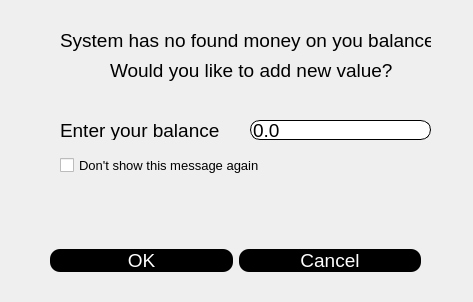
<?xml version="1.0" encoding="UTF-8"?>
<ui version="4.0">
 <class>askForUserBalance</class>
 <widget class="QDialog" name="askForUserBalance">
  <property name="geometry">
   <rect>
    <x>0</x>
    <y>0</y>
    <width>473</width>
    <height>302</height>
   </rect>
  </property>
  <property name="sizePolicy">
   <sizepolicy hsizetype="Minimum" vsizetype="Minimum">
    <horstretch>0</horstretch>
    <verstretch>0</verstretch>
   </sizepolicy>
  </property>
  <property name="minimumSize">
   <size>
    <width>473</width>
    <height>300</height>
   </size>
  </property>
  <property name="maximumSize">
   <size>
    <width>100000</width>
    <height>100000</height>
   </size>
  </property>
  <property name="windowTitle">
   <string>Dialog</string>
  </property>
  <widget class="QCheckBox" name="checkBox">
   <property name="geometry">
    <rect>
     <x>60</x>
     <y>150</y>
     <width>201</width>
     <height>31</height>
    </rect>
   </property>
   <property name="font">
    <font>
     <family>Segoe UI</family>
     <pointsize>10</pointsize>
    </font>
   </property>
   <property name="text">
    <string>Don't show this message again</string>
   </property>
  </widget>
  <widget class="QLabel" name="label">
   <property name="geometry">
    <rect>
     <x>60</x>
     <y>120</y>
     <width>171</width>
     <height>20</height>
    </rect>
   </property>
   <property name="font">
    <font>
     <family>Segoe UI</family>
     <pointsize>14</pointsize>
    </font>
   </property>
   <property name="text">
    <string>Enter your balance</string>
   </property>
  </widget>
  <widget class="QLabel" name="label_2">
   <property name="geometry">
    <rect>
     <x>60</x>
     <y>30</y>
     <width>371</width>
     <height>21</height>
    </rect>
   </property>
   <property name="font">
    <font>
     <family>Segoe UI</family>
     <pointsize>14</pointsize>
    </font>
   </property>
   <property name="text">
    <string>System has no found money on you balance.</string>
   </property>
  </widget>
  <widget class="QLabel" name="label_3">
   <property name="geometry">
    <rect>
     <x>110</x>
     <y>60</y>
     <width>291</width>
     <height>21</height>
    </rect>
   </property>
   <property name="font">
    <font>
     <family>Segoe UI</family>
     <pointsize>14</pointsize>
    </font>
   </property>
   <property name="text">
    <string>Would you like to add new value?</string>
   </property>
  </widget>
  <widget class="QWidget" name="horizontalLayoutWidget">
   <property name="geometry">
    <rect>
     <x>50</x>
     <y>230</y>
     <width>371</width>
     <height>61</height>
    </rect>
   </property>
   <layout class="QHBoxLayout" name="horizontalLayout">
    <item>
     <widget class="QPushButton" name="okButton">
      <property name="font">
       <font>
        <family>Segoe UI</family>
        <pointsize>14</pointsize>
       </font>
      </property>
      <property name="styleSheet">
       <string notr="true">#okButton {
background-color: black;
border-color: yellow;
color: white;
border-radius: 10px;
}

#okButton:hover{
background-color: white;
color: black;
}</string>
      </property>
      <property name="text">
       <string>OK</string>
      </property>
     </widget>
    </item>
    <item>
     <widget class="QPushButton" name="pushButton_2">
      <property name="font">
       <font>
        <family>Segoe UI</family>
        <pointsize>14</pointsize>
       </font>
      </property>
      <property name="styleSheet">
       <string notr="true">#pushButton_2{
background-color: black;
border-color: yellow;
color: white;
border-radius: 10px;
}

#pushButton_2:hover{
background-color: white;
color: black;
}</string>
      </property>
      <property name="text">
       <string>Cancel</string>
      </property>
     </widget>
    </item>
   </layout>
  </widget>
  <widget class="QLineEdit" name="balanceLineEdit">
   <property name="geometry">
    <rect>
     <x>250</x>
     <y>120</y>
     <width>181</width>
     <height>20</height>
    </rect>
   </property>
   <property name="font">
    <font>
     <family>Segoe UI</family>
     <pointsize>14</pointsize>
    </font>
   </property>
   <property name="styleSheet">
    <string notr="true">#balanceLineEdit{
background-color: white; 
border-style: outset;
border-width: 1px;
border-radius: 10px;
}</string>
   </property>
   <property name="text">
    <string>0.0</string>
   </property>
  </widget>
 </widget>
 <resources/>
 <connections/>
</ui>
